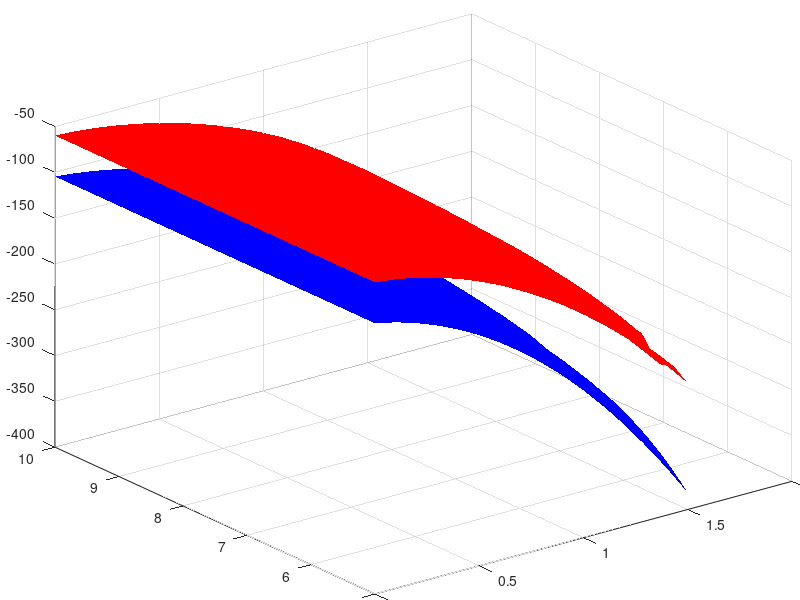

MATLAB code to generate this figure:
clc;clear;

%% attitude
% att_ref = csvread('uniform_mc_ref_traj.csv', 1, 0);  % ref
% att_smc = csvread('uniform_mc_test_smc.csv', 1, 0);% smc
% att_rl = csvread('uniform_mc_test_rl.csv', 1, 0); % rl
% 
% fx = att_ref(:, 1);
% fy = att_ref(:, 4);
% 
% figure
% set(gca, 'LooseInset', [0.01,0.01,0.01,0.01]);
% [x,y]=meshgrid(linspace(min(fx),max(fx),50),linspace(min(fy),max(fy),50));
% % plot smc
% fz = att_smc(:, 1);
% z=griddata(fx,fy,fz,x,y);
% mesh(x,y,z,'facecolor','b', 'EdgeColor', 'none');hold on;
% % plot rl
% fz = att_rl(:, 1);
% z=griddata(fx,fy,fz,x,y);
% mesh(x,y,z,'facecolor','r', 'EdgeColor', 'none');hold on;
% legend('smc', 'rl');
% title('attitude');
% grid on;

%% position
pos_ref = csvread('./surface_mesh/uniform_mc_test_traj.csv', 1, 0);  % ref
pos_smc = csvread('./surface_mesh/uniform_mc_test_smc.csv', 1, 0);% smc
pos_new1_260 = csvread('./surface_mesh/uniform_mc_test_rl_pos_new1-260.csv', 1, 0); % rl
% pos_joint2_120 = csvread('./surface_mesh/uniform_mc_test_rl_joint2-120.csv', 1, 0); 
% pos_debug4_4070 = csvread('./surface_mesh/uniform_mc_test_rl_pos_debug4-4070.csv', 1, 0);

fx = pos_ref(:, 1);
fy = pos_ref(:, 5);

figure;
set(gca, 'LooseInset', [0.01, 0.01, 0.01, 0.01]);
[x, y] = meshgrid(linspace(min(fx), max(fx), 50),linspace(min(fy), max(fy), 50));

% plot smc
fz = pos_smc(:, 1);
z = griddata(fx,fy,fz,x,y);
mesh(x, y, z, 'facecolor', 'b', 'EdgeColor', 'none'); hold on;

% plot rl
fz = pos_new1_260(:, 1);
z=griddata(fx,fy,fz,x,y);
mesh(x,y,z,'facecolor','r', 'EdgeColor', 'none'); hold on;
